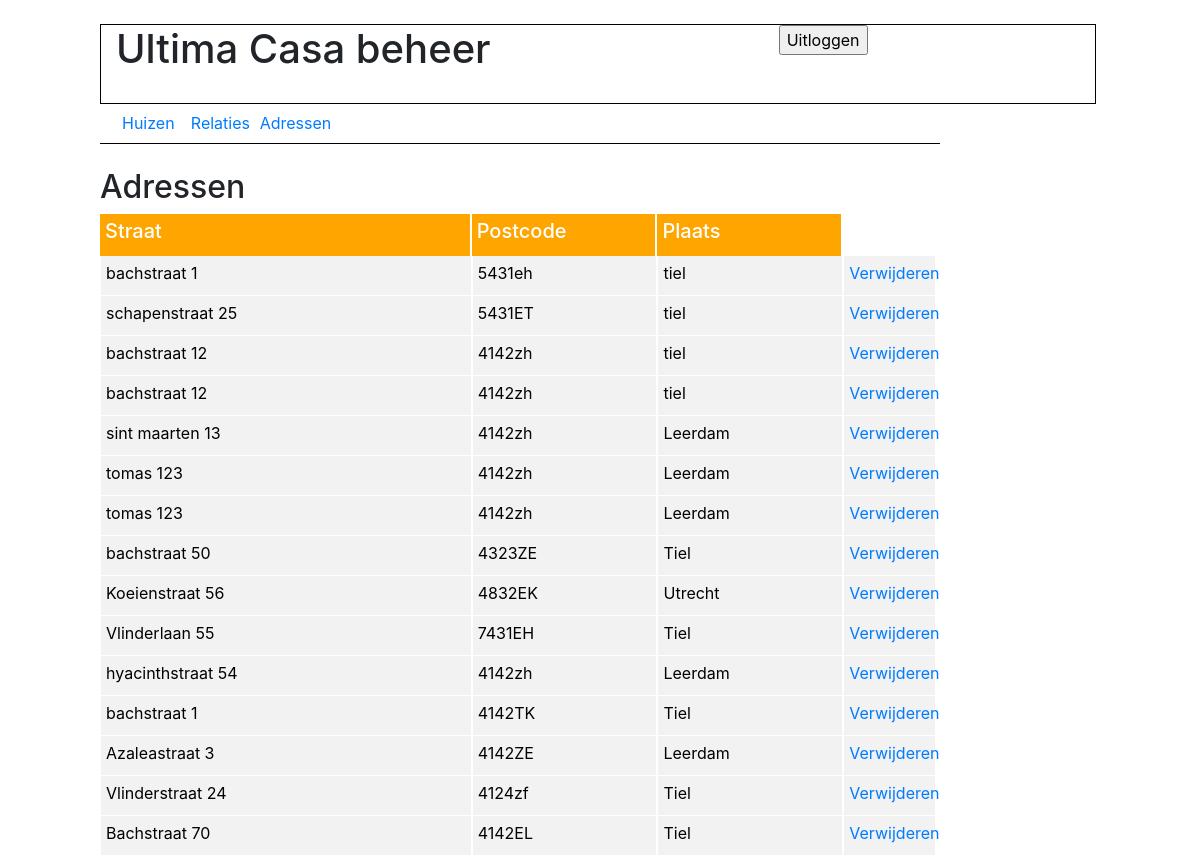
Page /playground/beheer/adres on the committed database.
### playground/models.py (models this page shows, shortened)
class Home(models.Model):
    datum = models.DateField(null=True)
    user = models.ForeignKey(Gebruiker, on_delete=models.CASCADE, null=True)
    straat = models.CharField(max_length=50)
    postcode = models.CharField(max_length=50)
    plaats = models.CharField(max_length=50)
    gewijzigd = models.DateTimeField(null=True)

### playground/views.py (the view)
# urls.py: path('beheer/adres', views.adresview, name="adres"),
def adresview(request):
    huizen = Home.objects.all
    return render(request, "adres.html", {"homes":huizen})

### playground/templates/adres.html (shortened to what this page needs)
{% extends "header.html" %}
{% block content %}
</head>
<body>
<br>
<div class="row offset-1">
<h2>Adressen</h2>
</div>
<div class="row offset-1">
<div class="col-4 orange"><h5>Straat</h5></div>
<div class="col-2 orange"><h5>Postcode</h5></div>
<div class="col-2 orange"><h5>Plaats</h5></div>
</div>
{% for home in homes%}
<div class="row offset-1">
<div class="col-4 grey1">{{home.straat}}</div>
<div class="col-2 grey1">{{home.postcode}}</div>
<div class="col-2 grey1">{{home.plaats}}</div>
<div class="col-1 text-center grey1"><a href="{{home.id}}">Verwijderen</a></div>
</div>
{%endfor%}
{%endblock%}

### playground/templates/adres.html (style rules this page uses)
.orange { background-color: orange; color:white; padding: 5px; border-right: solid white 2px; }
.grey1 { background-color: #f2f2f2; color:black; padding: 5px; border-right: solid white 1px; border-left: solid white 1px; border-bottom: solid white 1px; height: 40px; }

### rows in the picture
Home: straat "bachstraat 1", postcode "5431eh", plaats "tiel"
Home: straat "schapenstraat 25", postcode "5431ET", plaats "tiel"
Home: straat "bachstraat 12", postcode "4142zh", plaats "tiel"
Home: straat "bachstraat 12", postcode "4142zh", plaats "tiel"
Home: straat "sint maarten 13", postcode "4142zh", plaats "Leerdam"
Home: straat "tomas 123", postcode "4142zh", plaats "Leerdam"
Home: straat "tomas 123", postcode "4142zh", plaats "Leerdam"
Home: straat "bachstraat 50", postcode "4323ZE", plaats "Tiel"
Home: straat "Koeienstraat 56", postcode "4832EK", plaats "Utrecht"
Home: straat "Vlinderlaan 55", postcode "7431EH", plaats "Tiel"
Home: straat "hyacinthstraat 54", postcode "4142zh", plaats "Leerdam"
Home: straat "bachstraat 1", postcode "4142TK", plaats "Tiel"
Home: straat "Azaleastraat 3", postcode "4142ZE", plaats "Leerdam"
Home: straat "Vlinderstraat 24", postcode "4124zf", plaats "Tiel"
Home: straat "Bachstraat 70", postcode "4142EL", plaats "Tiel"
